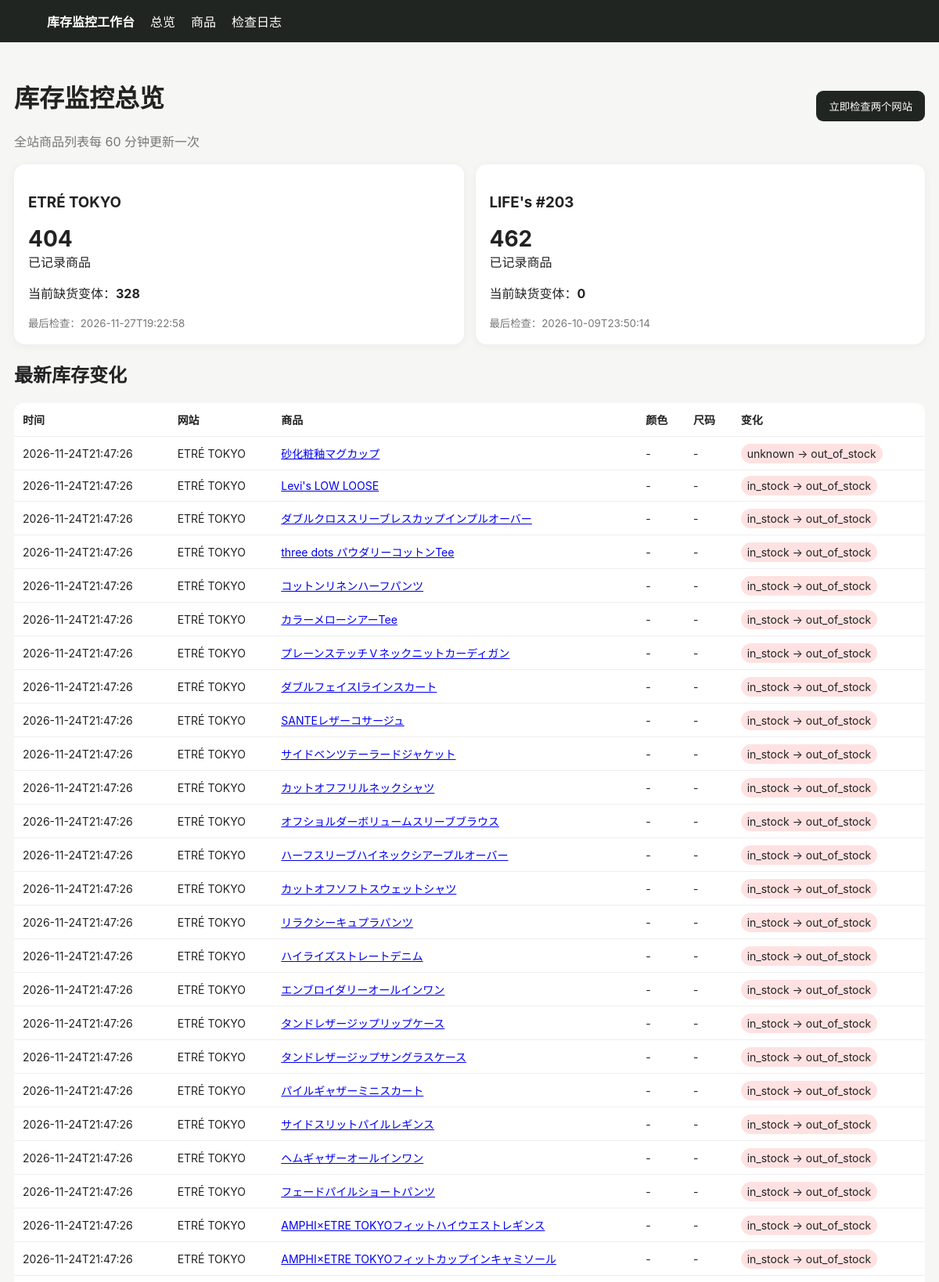
The page / (upper part) on the database its author committed.
### tables this page shows
CREATE TABLE products (
 id INTEGER PRIMARY KEY AUTOINCREMENT,
 site TEXT NOT NULL,
 url TEXT NOT NULL UNIQUE,
 name TEXT NOT NULL,
 price TEXT,
 image_url TEXT,
 first_seen TEXT NOT NULL,
 last_seen TEXT NOT NULL
);

### app/main.py (the view)
@app.get("/")
def dashboard(request: Request):
    with conn() as c:
        sites = c.execute("""
        SELECT p.site, COUNT(DISTINCT p.id) products,
        SUM(CASE WHEN v.status='out_of_stock' THEN 1 ELSE 0 END) out_count,
        MAX(v.last_checked) last_checked
        FROM products p LEFT JOIN variants v ON v.product_id=p.id
        GROUP BY p.site ORDER BY p.site
        """).fetchall()
        changes = c.execute("""
        SELECT ch.*,p.site,p.name,p.url,p.image_url
        FROM changes ch JOIN products p ON p.id=ch.product_id
        ORDER BY ch.detected_at DESC LIMIT 100
        """).fetchall()
        runs = c.execute("SELECT * FROM runs ORDER BY id DESC LIMIT 20").fetchall()
    return templates.TemplateResponse("dashboard.html", {"request":request,"sites":sites,"changes":changes,"runs":runs})

### app/templates/dashboard.html (shortened to what this page needs)
{% extends "base.html" %}{% block content %}
<div class="top"><div><h1>库存监控总览</h1><div class="muted">全站商品列表每 60 分钟更新一次</div></div>
<form method="post" action="/run"><button>立即检查两个网站</button></form></div>
<div class="grid">{% for s in sites %}<div class="card"><h3>{{s.site}}</h3><div class="big">{{s.products or 0}}</div><div>已记录商品</div><p>当前缺货变体：<b>{{s.out_count or 0}}</b></p><small class="muted">最后检查：{{s.last_checked or "尚未检查"}}</small></div>{% endfor %}</div>
<h2>最新库存变化</h2><table><tr><th>时间</th><th>网站</th><th>商品</th><th>颜色</th><th>尺码</th><th>变化</th></tr>
{% for x in changes %}<tr><td>{{x.detected_at}}</td><td>{{x.site}}</td><td><a href="/product/{{x.product_id}}">{{x.name}}</a></td><td>{{x.color or "-"}}</td><td>{{x.size or "-"}}</td><td><span class="badge {{x.new_status}}">{{x.old_status}} → {{x.new_status}}</span></td></tr>{% else %}<tr><td colspan="6">第一次扫描后这里会显示变化。首次建立库存快照不会产生变化提醒。</td></tr>{% endfor %}</table>
{% endblock %}

### app/templates/base.html (style rules this page uses)
body { font-family:-apple-system,BlinkMacSystemFont,"Segoe UI",sans-serif;background:#f6f6f4;color:#222;margin:0 }
.grid { display:grid;grid-template-columns:repeat(auto-fit,minmax(240px,1fr));gap:15px }
.card { background:#fff;border-radius:14px;padding:18px;box-shadow:0 2px 12px #0000000d }
.big { font-size:28px;font-weight:700 }
button { background:#202522;color:#fff;border:0;border-radius:9px;padding:10px 16px;cursor:pointer }
table { width:100%;border-collapse:collapse;background:#fff;border-radius:12px;overflow:hidden }
th,td { padding:11px;border-bottom:1px solid #eee;text-align:left;font-size:14px }
.badge { padding:4px 8px;border-radius:999px;background:#eee }
.out_of_stock { background:#ffe1e1 }
.muted { color:#777 }
.top { display:flex;justify-content:space-between;align-items:center;margin-bottom:18px }

### rows shown on the page
products: detected_at "2026-11-24T21:47:26", site "ETRÉ TOKYO", name "砂化粧釉マグカップ", color "-", size "-", old_status "unknown", new_status "out_of_stock"
products: detected_at "2026-11-24T21:47:26", site "ETRÉ TOKYO", name "Levi's LOW LOOSE", color "-", size "-", old_status "in_stock", new_status "out_of_stock"
products: detected_at "2026-11-24T21:47:26", site "ETRÉ TOKYO", name "ダブルクロススリーブレスカップインプルオーバー", color "-", size "-", old_status "in_stock", new_status "out_of_stock"
products: detected_at "2026-11-24T21:47:26", site "ETRÉ TOKYO", name "three dots パウダリーコットンTee", color "-", size "-", old_status "in_stock", new_status "out_of_stock"
products: detected_at "2026-11-24T21:47:26", site "ETRÉ TOKYO", name "コットンリネンハーフパンツ", color "-", size "-", old_status "in_stock", new_status "out_of_stock"
products: detected_at "2026-11-24T21:47:26", site "ETRÉ TOKYO", name "カラーメローシアーTee", color "-", size "-", old_status "in_stock", new_status "out_of_stock"
products: detected_at "2026-11-24T21:47:26", site "ETRÉ TOKYO", name "プレーンステッチＶネックニットカーディガン", color "-", size "-", old_status "in_stock", new_status "out_of_stock"
products: detected_at "2026-11-24T21:47:26", site "ETRÉ TOKYO", name "ダブルフェイスIラインスカート", color "-", size "-", old_status "in_stock", new_status "out_of_stock"
products: detected_at "2026-11-24T21:47:26", site "ETRÉ TOKYO", name "SANTEレザーコサージュ", color "-", size "-", old_status "in_stock", new_status "out_of_stock"
products: detected_at "2026-11-24T21:47:26", site "ETRÉ TOKYO", name "サイドベンツテーラードジャケット", color "-", size "-", old_status "in_stock", new_status "out_of_stock"
products: detected_at "2026-11-24T21:47:26", site "ETRÉ TOKYO", name "カットオフフリルネックシャツ", color "-", size "-", old_status "in_stock", new_status "out_of_stock"
products: detected_at "2026-11-24T21:47:26", site "ETRÉ TOKYO", name "オフショルダーボリュームスリーブブラウス", color "-", size "-", old_status "in_stock", new_status "out_of_stock"
products: detected_at "2026-11-24T21:47:26", site "ETRÉ TOKYO", name "ハーフスリーブハイネックシアープルオーバー", color "-", size "-", old_status "in_stock", new_status "out_of_stock"
products: detected_at "2026-11-24T21:47:26", site "ETRÉ TOKYO", name "カットオフソフトスウェットシャツ", color "-", size "-", old_status "in_stock", new_status "out_of_stock"
products: detected_at "2026-11-24T21:47:26", site "ETRÉ TOKYO", name "リラクシーキュプラパンツ", color "-", size "-", old_status "in_stock", new_status "out_of_stock"
products: detected_at "2026-11-24T21:47:26", site "ETRÉ TOKYO", name "ハイライズストレートデニム", color "-", size "-", old_status "in_stock", new_status "out_of_stock"
products: detected_at "2026-11-24T21:47:26", site "ETRÉ TOKYO", name "エンブロイダリーオールインワン", color "-", size "-", old_status "in_stock", new_status "out_of_stock"
products: detected_at "2026-11-24T21:47:26", site "ETRÉ TOKYO", name "タンドレザージップリップケース", color "-", size "-", old_status "in_stock", new_status "out_of_stock"
products: detected_at "2026-11-24T21:47:26", site "ETRÉ TOKYO", name "タンドレザージップサングラスケース", color "-", size "-", old_status "in_stock", new_status "out_of_stock"
products: detected_at "2026-11-24T21:47:26", site "ETRÉ TOKYO", name "パイルギャザーミニスカート", color "-", size "-", old_status "in_stock", new_status "out_of_stock"
products: detected_at "2026-11-24T21:47:26", site "ETRÉ TOKYO", name "サイドスリットパイルレギンス", color "-", size "-", old_status "in_stock", new_status "out_of_stock"
products: detected_at "2026-11-24T21:47:26", site "ETRÉ TOKYO", name "ヘムギャザーオールインワン", color "-", size "-", old_status "in_stock", new_status "out_of_stock"
products: detected_at "2026-11-24T21:47:26", site "ETRÉ TOKYO", name "フェードパイルショートパンツ", color "-", size "-", old_status "in_stock", new_status "out_of_stock"
products: detected_at "2026-11-24T21:47:26", site "ETRÉ TOKYO", name "AMPHI×ETRE TOKYOフィットハイウエストレギンス", color "-", size "-", old_status "in_stock", new_status "out_of_stock"
products: detected_at "2026-11-24T21:47:26", site "ETRÉ TOKYO", name "AMPHI×ETRE TOKYOフィットカップインキャミソール", color "-", size "-", old_status "in_stock", new_status "out_of_stock"

### other values the page prints
{{ s.site }} "ETRÉ TOKYO" "LIFE's #203"
{{ s.products or 0 }} "404" "462"
{{ s.out_count or 0 }} "328" "0"
{{ s.last_checked or "尚未检查" }} "2026-11-27T19:22:58" "2026-10-09T23:50:14"
